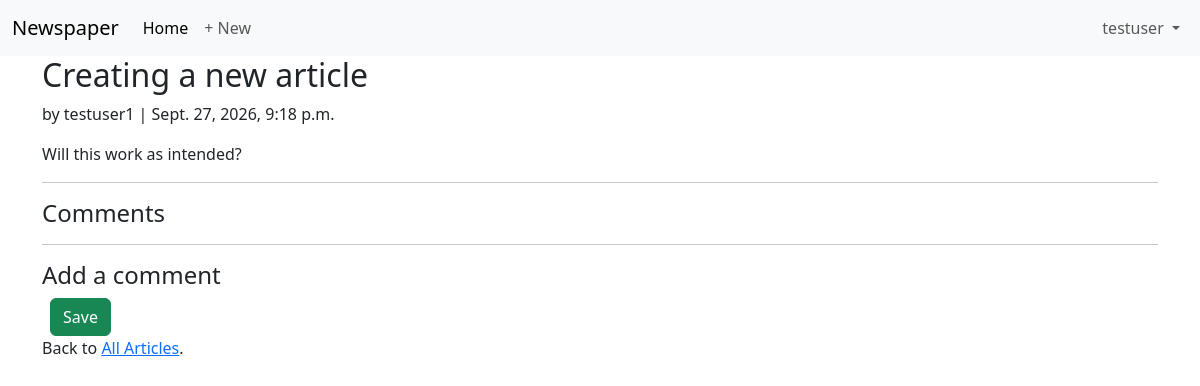
Screenshot of /articles/4/ (signed in) with the database file from the repository.
### accounts/models.py (models this page shows)
class CustomUser(AbstractUser):
    age = models.PositiveIntegerField(null=True, blank=True)

### articles/models.py (models this page shows, shortened)
class Article(models.Model):
    title = models.CharField(max_length=255)
    body = models.TextField()
    date = models.DateTimeField(auto_now_add=True)
    author = models.ForeignKey(
        settings.AUTH_USER_MODEL,
        on_delete=models.CASCADE,
    )

### articles/views.py (the view, shortened to what this page needs)
# urls.py: path("<int:pk>/", ArticleDetailView.as_view(), name="article_detail"),
class ArticleDetailView(LoginRequiredMixin, View):  # new
    def get(self, request, *args, **kwargs):
        view = CommentGet.as_view()
        return view(request, *args, **kwargs)

### articles/views.py (called while the page is built)
    def get_context_data(self, **kwargs):
        context = super().get_context_data(**kwargs)
        context["form"] = CommentForm()
        return context

### templates/article_detail.html (shortened to what this page needs)
{% extends "base.html" %}
{% load crispy_forms_tags %}
{% block content %}
<div class="article-entry">
  <h2>{{ object.title }}</h2>
  <p>by {{ object.author }} | {{ object.date }}</p>
  <p>{{ object.body }}</p>
</div>
<hr>
<h4>Comments</h4>
<hr>
<h4>Add a comment</h4>
<form action="" method="post">{% csrf_token %}
  <button class="btn btn-success ms-2" type="submit">Save</button>
</form>
<div>
  <p>Back to <a href="{% url 'article_list' %}">All Articles</a>.</p>
</div>
{% endblock content %}

### templates/base.html (shortened to what this page needs)
<!doctype html>
<html lang="en">
  <head>
    <link href="https://cdn.jsdelivr.net/npm/bootstrap@5.3.8/dist/css/bootstrap.min.css" rel="stylesheet">
  </head>
  <body>
    <nav class="navbar navbar-expand-lg bg-body-tertiary">
      <div class="container-fluid">
        <a class="navbar-brand" href="{% url 'home' %}">Newspaper</a>
        <div class="collapse navbar-collapse" id="navbarSupportedContent">
          <ul class="navbar-nav me-auto mb-2 mb-lg-0">
            <li class="nav-item">
              <a class="nav-link active" aria-current="page" href="{% url 'home' %}">Home</a>
            </li>
            {% if user.is_authenticated %}
            <li class="nav-item">
              <a class="nav-link" href="{% url 'article_new' %}">+ New</a>
            </li>
            {% endif %}
          </ul>
          <ul class="navbar-nav ms-auto">
            {% if user.is_authenticated %}
            <li class="nav-item dropdown">
              <a class="nav-link dropdown-toggle" href="#" role="button"
                data-bs-toggle="dropdown" aria-expanded="false">
                {{ user.username }}
              </a>
            </li>
            {% endif %}
          </ul>
        </div>
      </div>
    </nav>
    <main>
      <div class="container">
        {% block content %}
        {% endblock content %}
      </div>
    </main>
  </body>
</html>

### rows the page displays
CustomUser: username "testuser"
Article: title "Creating a new article", author "testuser1", date "Sept. 27, 2026, 9:18 p.m.", body "Will this work as intended?"
